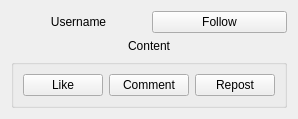
<?xml version="1.0" encoding="UTF-8"?>
<ui version="4.0">
 <class>Collection</class>
 <widget class="QWidget" name="Collection">
  <property name="geometry">
   <rect>
    <x>0</x>
    <y>0</y>
    <width>275</width>
    <height>114</height>
   </rect>
  </property>
  <layout class="QGridLayout" name="gridLayout">
   <item row="0" column="0">
    <widget class="QLabel" name="usernameLable">
     <property name="text">
      <string>Username</string>
     </property>
     <property name="alignment">
      <set>Qt::AlignCenter</set>
     </property>
    </widget>
   </item>
   <item row="0" column="1">
    <widget class="QPushButton" name="pushButton">
     <property name="text">
      <string>Follow</string>
     </property>
    </widget>
   </item>
   <item row="1" column="0" colspan="2">
    <widget class="QLabel" name="contentLable">
     <property name="text">
      <string>Content</string>
     </property>
     <property name="alignment">
      <set>Qt::AlignCenter</set>
     </property>
    </widget>
   </item>
   <item row="2" column="0" colspan="2">
    <widget class="QGroupBox" name="reactionGroup">
     <property name="title">
      <string/>
     </property>
     <layout class="QHBoxLayout" name="horizontalLayout">
      <item>
       <widget class="QPushButton" name="likeButton">
        <property name="text">
         <string>Like</string>
        </property>
       </widget>
      </item>
      <item>
       <widget class="QPushButton" name="commentButton">
        <property name="text">
         <string>Comment</string>
        </property>
       </widget>
      </item>
      <item>
       <widget class="QPushButton" name="repostButton">
        <property name="text">
         <string>Repost</string>
        </property>
       </widget>
      </item>
     </layout>
    </widget>
   </item>
  </layout>
 </widget>
 <resources/>
 <connections/>
</ui>
